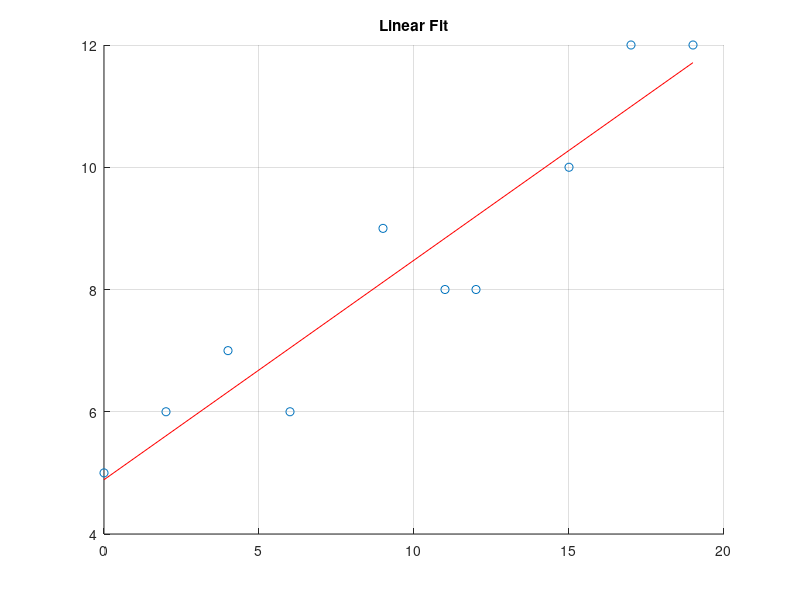

Recreate this plot in MATLAB. (Note: this script raises an error after producing the figure.)
x = [0,2,4,6,9,11,12,15,17,19];
y = [5,6,7,6,9,8,8,10,12,12];
p1 = polyfit(x, y, 1); % Linear fit
yfit1 = polyval(p1, x);
scatter(x, y); hold on;
plot(x, yfit1, 'r-');
title('Linear Fit');
grid on;

p2 = polyfit(x, y, 2); % 2nd degree polynomial fit
yfit2 = polyval(p2, x);
plot(xdata, yfit2, 'b--');
legend('Data', 'Linear Fit', '2nd Degree Polynomial');
hold off;

% Calculating residuals and R-squared for linear fit
residuals1 = y - yfit1;
SSresid1 = sum(residuals1.^2);
SStotal1 = (length(y)-1) * var(y);
Rsquared1 = 1 - SSresid1/SStotal1;

% Calculating residuals and R-squared for polynomial fit
residuals2 = ydata - yfit2;
SSresid2 = sum(residuals2.^2);